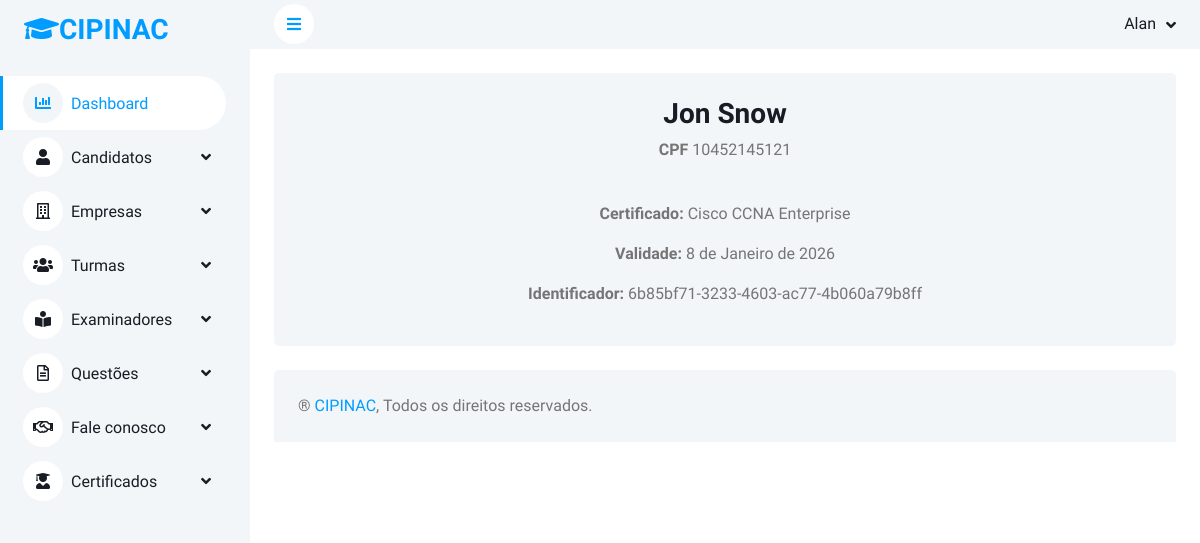
Screenshot of /certificado/visualizar/1/ (signed in) with the database file from the repository.
### alunos/models.py (models this page shows, shortened)
class Certificado(models.Model):
    identificador = models.UUIDField(primary_key = False, default = uuid.uuid4, editable = False)
    nome = models.CharField(max_length=100)
    CPF = models.CharField(max_length=11)
    titulo_do_certificado = models.CharField(max_length=100)
    data = models.DateField(null=False, blank=False)
    validade = models.DateField(null=False, blank=False)
    certificado = models.FileField(upload_to ='certificados/', null=True, blank=True)

### alunos/views.py (the view)
# urls.py: path('certificado/visualizar/<int:pk>/', views.visualizar_certificado, name='visualizar_certificado'),
@login_required(login_url='index')
def visualizar_certificado(request, pk):
    certificado = Certificado.objects.get(id=pk)
    return render(request, 'visualizar-certificado.html', {'certificado': certificado})

### templates/visualizar-certificado.html (shortened to what this page needs)
{% extends 'base.html' %}
{% load static %}
{% load widget_tweaks %}
{% block content %}
                    <div class="container-fluid pt-4 px-4 text-center">
                        <div class="bg-light rounded h-100 p-4">
                            <h3>{{certificado.nome}}</h3>
                            <p><b>CPF</b> {{certificado.CPF}}</p>
                            <p><b>Certificado:</b> {{certificado.titulo_do_certificado}}</p>
                            <p><b>Validade:</b> {{certificado.validade}}</p>
                            <p><b>Identificador:</b> {{certificado.identificador}}</p>
                        </div>
                    </div>
{% endblock %}

### templates/base.html (shortened to what this page needs)
{% load static %}
<!DOCTYPE html>
<html lang="pt-br">
<head>
    <link href="https://cdnjs.cloudflare.com/ajax/libs/font-awesome/5.10.0/css/all.min.css" rel="stylesheet">
    <link href="https://cdn.jsdelivr.net/npm/bootstrap-icons@1.4.1/font/bootstrap-icons.css" rel="stylesheet">
    <link href="{% static 'assets/css/bootstrap.min.css' %}" rel="stylesheet">
    <link href="{% static 'assets/css/style.css' %}" rel="stylesheet">
</head>
<body>
    <div class="container-xxl position-relative bg-white d-flex p-0">
        <div class="sidebar pe-4 pb-3">
            <nav class="navbar bg-light navbar-light">
                <a href="{% url 'index' %}" class="navbar-brand mx-4 mb-3">
                    <h3 class="text-primary"><i class="fa fa-graduation-cap"></i>CIPINAC</h3>
                </a>
                <div class="navbar-nav w-100">
                    <a href="{% url 'dashboard' %}" class="nav-item nav-link active"><i class="fa fa-chart-bar me-2"></i>Dashboard</a>
                    <div class="nav-item dropdown">
                        <a href="#" class="nav-link dropdown-toggle" data-bs-toggle="dropdown"><i class="fa fa-user me-2"></i>Candidatos</a>
                    </div>
                    <div class="nav-item dropdown">
                        <a href="#" class="nav-link dropdown-toggle" data-bs-toggle="dropdown"><i class="far fa-building me-2"></i>Empresas</a>
                    <div class="nav-item dropdown">
                        <a href="#" class="nav-link dropdown-toggle" data-bs-toggle="dropdown"><i class="far fas fa-users me-2"></i>Turmas</a>
                    </div>
                    <div class="nav-item dropdown">
                        <a href="#" class="nav-link dropdown-toggle" data-bs-toggle="dropdown"><i class="far fas fa-book-reader me-2"></i>Examinadores</a>
                    </div>
                    <div class="nav-item dropdown">
                        <a href="#" class="nav-link dropdown-toggle" data-bs-toggle="dropdown"><i class="far fa-file-alt me-2"></i>Questões</a>
                    </div>
                    <div class="nav-item dropdown">
                        <a href="#" class="nav-link dropdown-toggle" data-bs-toggle="dropdown"><i class="far far fa-handshake me-2"></i>Fale conosco</a>
                    </div>
                    <div class="nav-item dropdown">
                        <a href="#" class="nav-link dropdown-toggle" data-bs-toggle="dropdown"><i class="far far fas fa-user-graduate me-2"></i>Certificados</a>
                    </div>
                </div>
            </nav>
        </div>
        <div class="content">
            <nav class="navbar navbar-expand bg-light navbar-light sticky-top px-4 py-0">
                <a href="#" class="sidebar-toggler flex-shrink-0">
                    <i class="fa fa-bars"></i>
                </a>
                <div class="navbar-nav align-items-center ms-auto">
                    <div class="nav-item dropdown">
                        <a href="#" class="nav-link dropdown-toggle" data-bs-toggle="dropdown">
                            <span class="d-none d-lg-inline-flex">{{request.user.first_name}}</span>
                        </a>
                    </div>
                </div>
            </nav>
                    {% block content %}{% endblock %}
            <div class="container-fluid pt-4 px-4">
                <div class="bg-light rounded-top p-4">
                    <div class="row">
                        <div class="col-12 col-sm-6 text-center text-sm-start">
                            ® <a href="#">CIPINAC</a>, Todos os direitos reservados.
                        </div>
                    </div>
                </div>
            </div>
        </div>
    </div>
</body>
</html>

### static/assets/css/style.css (style rules this page uses)
:root { --primary: #009CFF; --light: #F3F6F9; --dark: #191C24; }
.sidebar { position: fixed; top: 0; left: 0; bottom: 0; width: 250px; height: 100vh; overflow-y: auto; background: var(--light); transition: 0.5s; z-index: 999; }
.content { margin-left: 250px; min-height: 100vh; background: #FFFFFF; transition: 0.5s; }
@media (min-width: 992px) { .sidebar { margin-left: 0; } }
@media (min-width: 992px) { .content { width: calc(100% - 250px); } }
.sidebar .navbar .navbar-nav .nav-link { padding: 7px 20px; color: var(--dark); font-weight: 500; border-left: 3px solid var(--light); border-radius: 0 30px 30px 0; outline: none; }
.sidebar .navbar .navbar-nav .nav-link:hover, .sidebar .navbar .navbar-nav .nav-link.active { color: var(--primary); background: #FFFFFF; border-color: var(--primary); }
.sidebar .navbar .navbar-nav .nav-link i { width: 40px; height: 40px; display: inline-flex; align-items: center; justify-content: center; background: #FFFFFF; border-radius: 40px; }
.sidebar .navbar .navbar-nav .nav-link:hover i, .sidebar .navbar .navbar-nav .nav-link.active i { background: var(--light); }
.sidebar .navbar .dropdown-toggle::after { position: absolute; top: 15px; right: 15px; border: none; content: "\f107"; font-family: "Font Awesome 5 Free"; font-weight: 900; transition: .5s; }
.content .navbar .navbar-nav .nav-link { margin-left: 25px; padding: 12px 0; color: var(--dark); outline: none; }
.content .navbar .sidebar-toggler, .content .navbar .navbar-nav .nav-link i { width: 40px; height: 40px; display: inline-flex; align-items: center; justify-content: center; background: #FFFFFF; border-radius: 40px; }
.content .navbar .dropdown-toggle::after { margin-left: 6px; vertical-align: middle; border: none; content: "\f107"; font-family: "Font Awesome 5 Free"; font-weight: 900; transition: .5s; }

### rows the page displays
Certificado: nome "Jon Snow", CPF "10452145121", titulo_do_certificado "Cisco CCNA Enterprise", validade "8 de Janeiro de 2026", identificador "6b85bf71-3233-4603-ac77-4b060a79b8ff"

### other values shown
{{ request.user.first_name }} "Alan"
